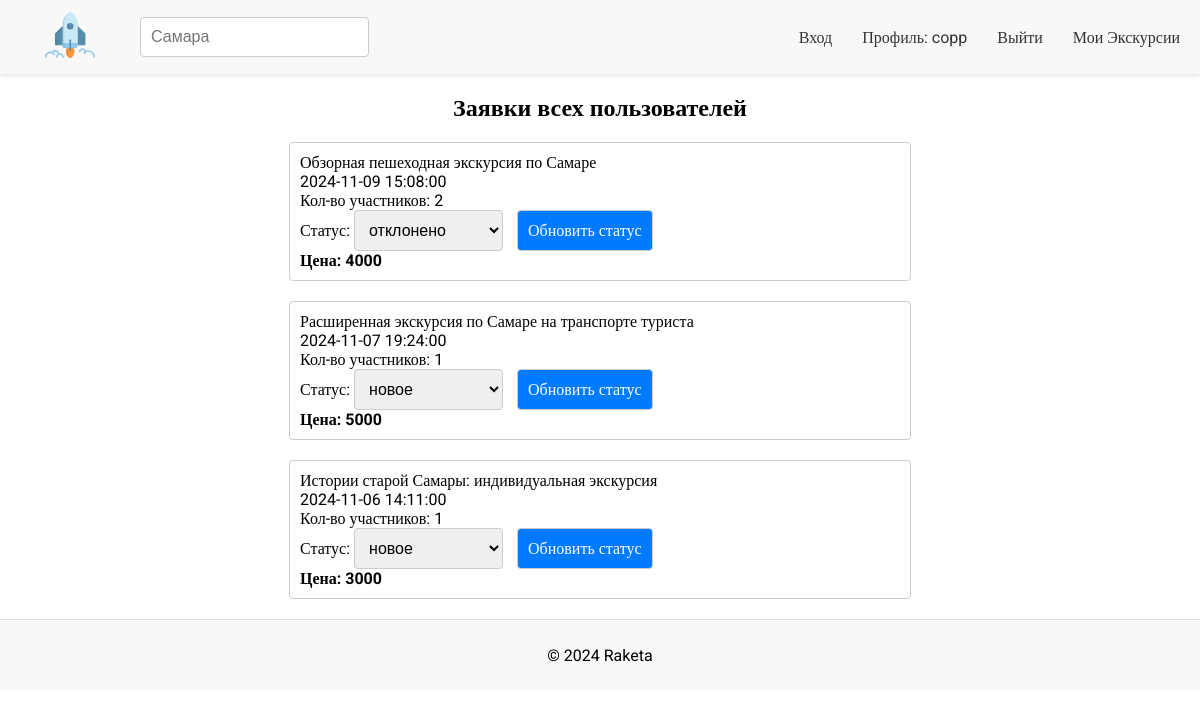
Screenshot of /admin.php (signed in) with the database file from the repository.
### tables this page shows
CREATE TABLE `statements` (
  `id` int NOT NULL,
  `user_id` int NOT NULL,
  `name` varchar(255) NOT NULL,
  `date` datetime NOT NULL,
  `participants` int NOT NULL,
  `status` set('новое','подтверждено','отклонено') NOT NULL DEFAULT 'новое',
  `price` int NOT NULL
);

### admin.php (the view, shortened to what this page needs)
<!DOCTYPE html>
<html lang="en">
<head>
    <link rel="stylesheet" href="css/styles.css">
</head>
<body>
    <? include 'elements/header.php' ?>
    <h2>Заявки всех пользователей</h2>
    <div class="results">
        <?php
        include_once("db.php");
        $result = mysqli_query($link, "SELECT * FROM `statements` LEFT JOIN `users` ON statements.user_id = users.id ORDER BY date DESC");
        while ($row = mysqli_fetch_assoc($result)) {
            echo "
            <form method='post' action='update_status.php'>
            <div class='statement'>
                <tr>
                    <td>$row[name]</td><br>
                    <td>$row[date]</td><br>
                    <td>Кол-во участников: $row[participants]</td><br>
                    <td>Статус:
                        <select name='status'>
                            <option value='новое' " . ($row['status'] == 'новое' ? 'selected' : '') . ">новое</option>
                            <option value='подтверждено' " . ($row['status'] == 'подтверждено' ? 'selected' : '') . ">подтверждено</option>
                            <option value='отклонено' " . ($row['status'] == 'отклонено' ? 'selected' : '') . ">отклонено</option>
                        </select>
                        <button type='submit'>Обновить статус</button><br>
                    </td>
                    <td><strong>Цена: $row[price]</strong
                   ></td>
                    <td>
                        <input type='hidden' name='statement_id' value='$row[id]'>
                    </td>
                </tr><br>
            </form>
            </div>
            ";
        }
        ?>
<? include 'elements/footer.php' ?>
</body>
</html>

### css/styles.css (style rules this page uses)
body { display: flex; flex-direction: column; font-size: 16px; font-family: "Roboto"; margin: 0; padding: 0; }
h1, h2, h3 { text-align: center; }
.results { padding: 0 20px 0 20px; display: flex; flex-direction: column; justify-content: space-evenly; align-items: center; }
.statement { border: 1px solid #ccc; border-radius: 4px; width: 50vw; padding: 10px; margin-bottom: 20px; }
h2 { text-align: center; margin-bottom: 1.25rem; }
select { font-size: 1rem; border: 1px solid #ccc; border-radius: 4px; padding: 10px; }

### admin.php (style rules this page uses)
[type="submit"] { margin-left: 10px; padding: 10px; font-size: 1rem; font-family: 'Roboto'; border: 1px solid #ccc; background-color: #007bff; color: #fff; border-radius: 4px; }

### rows the page displays
statements: name "Обзорная пешеходная экскурсия по Самаре", date "2024-11-09 15:08:00", participants "2", status "отклонено", price "4000"
statements: name "Расширенная экскурсия по Самаре на транспорте туриста", date "2024-11-07 19:24:00", participants "1", status "новое", price "5000"
statements: name "Истории старой Самары: индивидуальная экскурсия", date "2024-11-06 14:11:00", participants "1", status "новое", price "3000"

### other values shown
$_SESSION['login'] "copp"
